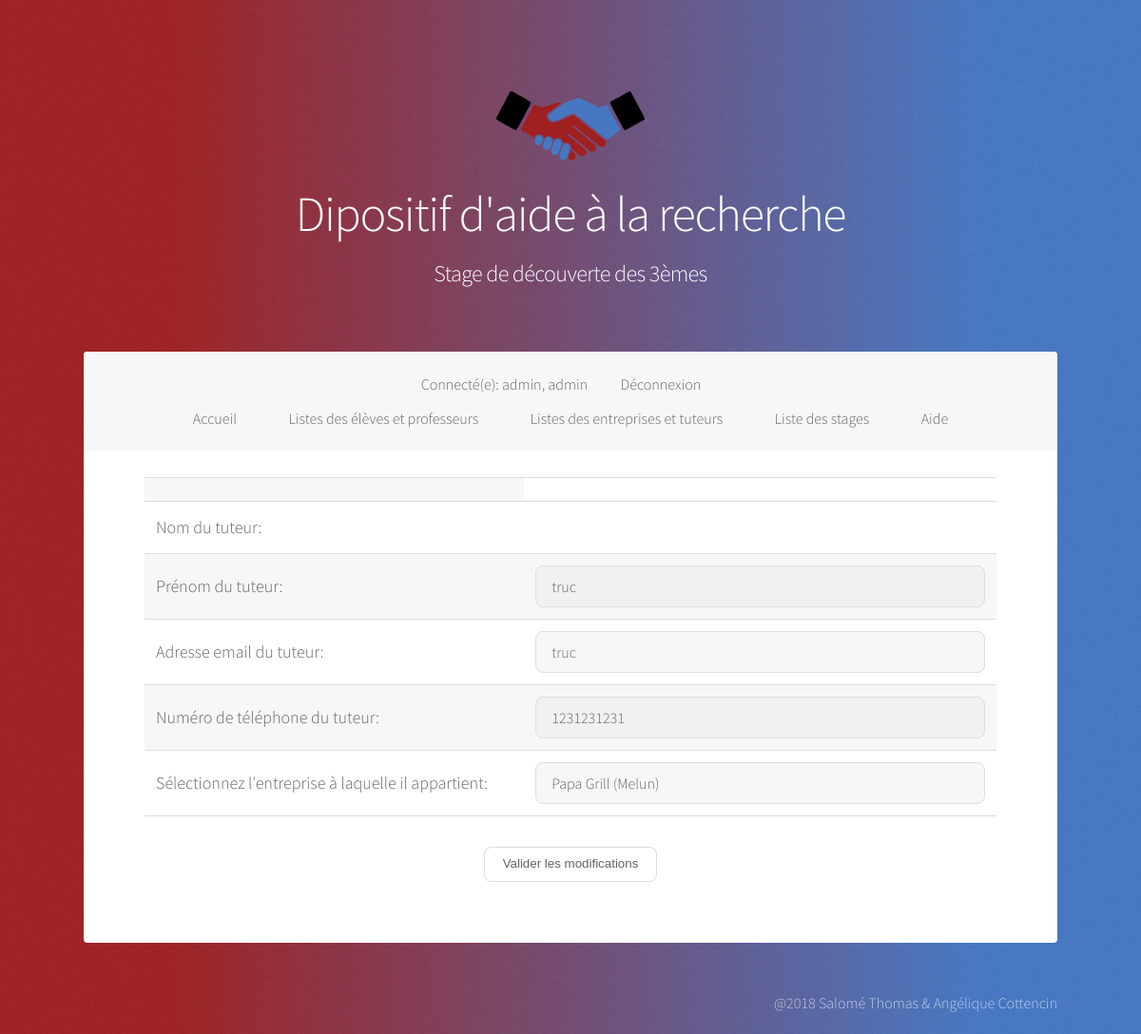
The page /Application/Stage/admin/modifTut.php?tut=1 (signed in) on the database its author committed.
### tables this page shows
CREATE TABLE `tuteur` (
  `idTuteur` int(200) NOT NULL,
  `nomTuteur` text,
  `prenomTuteur` text,
  `mailTuteur` text,
  `telTuteur` varchar(20) DEFAULT NULL,
  `idEntreprise` int(11) NOT NULL
);

CREATE TABLE `entreprise` (
  `idEntreprise` int(200) NOT NULL,
  `nomEntreprise` text,
  `villeEntreprise` text,
  `cpEntreprise` int(5) DEFAULT NULL,
  `adresseEntreprise` text,
  `mailEntreprise` text,
  `telEntreprise` varchar(20) DEFAULT NULL,
  `activiteEntreprise` text,
  `active` tinyint(1) DEFAULT '1'
);

### Application/Stage/models/fonctions.php (called while the page is built, shortened)
<?php
require_once('connect-db.php');
function entreprise_getByID($id) {
	global $pdo;
	$req = "SELECT * FROM entreprise e where e.idEntreprise=:id;";
	$query = $pdo->prepare ( $req );
	$query->bindValue ( ":id", $id, PDO::PARAM_INT );
	$query->execute ();
	return $query->fetch ();
}
function entreprise_getLabel($id) {
	$entreprise = entreprise_getByID ( $id );
	if ($entreprise != null) {
		return $entreprise->nomEntreprise . " (" . $entreprise->villeEntreprise.")";
	} else {
	}
}
function tuteur_getByID($idTuteur) {
	global $pdo;
	$req = "SELECT * FROM tuteur where idTuteur=:idTuteur;";
	$query = $pdo->prepare ( $req );
	$query->bindValue ( ":idTuteur", $idTuteur, PDO::PARAM_INT );
	$query->execute ();
	return $query->fetch ();
}
?>

### Application/Stage/admin/modifTut.php (the view, shortened to what this page needs)
<?php
if(($_SESSION['role'] == "prof")||($_SESSION['role'] == "admin")){
    ?>
    <!DOCTYPE HTML>
    <html>
    <head>
        <link rel="stylesheet" href="../assets/css/main.css" />
    </head>
	<?php
            require_once('../models/fonctions.php');
            $prenomTuteur = "";
            $mailTuteur = "";
            $telTuteur = "";
            $idEnt = "";
            if (isset ( $_GET ["tut"] )) {
                $unTuteur = tuteur_getByID ( $_GET ["tut"] );
                $id = $unTuteur->idTuteur;
                $prenomTuteur = $unTuteur->prenomTuteur;
                $mailTuteur = $unTuteur->mailTuteur;
                $telTuteur = $unTuteur->telTuteur;
                $idEnt = $unTuteur->idEntreprise;
            }
?>
	<body>
			<div id="wrapper">
					<header id="header" class="alt">
                        <div class="logo"><img src="./../images/logo.svg" alt="" /></div>
						<h1>Dipositif d'aide à la recherche</h1>
						<h2>Stage de découverte des 3èmes</h2>
					</header>
    <nav id="nav">
        <ul>
        <li>
        <?php
        $log = $_SESSION['login'];
        $role = $_SESSION['role'];
        print ("Connecté(e): $log, $role");
        ?>
        </li>
        <li><a href=./../deconnexion.php>Déconnexion</a></li>
    </ul>
    <ul>
    <li><a href=./../home.php>Accueil</a></li>
    <li><a href=listes.php>Listes des élèves et professeurs</a></li>
    <li><a href=listesBis.php>Listes des entreprises et tuteurs</a></li>
    <li><a href=listesStages.php>Liste des stages</a></li>
    <li><a href=./../aide.php>Aide</a></li>
    </ul>
    </nav>
					<div id="main">
							<section id="intro" class="main">
                            <form method="GET" action="modifTut.php">
                                <table class="table-condensed">
                                    <tr>
                                        <td><input type="hidden" name="tut" value="<?php echo $id ?>"></td>
                                    </tr>
                                    <tr>
                                        <td><font size=4>Nom du tuteur:</font></td>
                                        <td><font size=4
                                    </tr>
                                    <tr>
                                        <td><font size=4>Prénom du tuteur:</font></td>
                                        <td><font size=4><input type="text" name="prenomTuteur" value="<?php echo $prenomTuteur ?>"></font></td>
                                    </tr>
                                    <tr>
                                        <td><font size=4>Adresse email du tuteur:</font></td>
                                        <td><font size=4><input type="text" name="mailTuteur" value="<?php echo $mailTuteur ?>"></font></td>
                                        </td>
                                    </tr>
                                    <tr>
                                        <td><font size=4>Numéro de téléphone du tuteur:</font></td>
                                        <td><font size=4><input type="text" name="telTuteur" value="<?php echo $telTuteur ?>"></font></td>
                                    </tr>
                                    <tr>
                                    <td><font size=4>Sélectionnez l'entreprise à laquelle il appartient:</font></td>
                                    <td><font size=4>
                                        <select name="idEnt">
                                            <option value="<?php echo $idEnt ?>"> <?php echo entreprise_getLabel($idEnt)?></option>
                                        </select>
                                    </font></td>
                                </tr>
                                </table>
                                <center><button type="submit" name="update" class="btn btn-primary" id="update"> Valider les modifications </button></center>
                             </form>
							</section>
					</div>
					<footer id="footer">
						<section>
							@2018 Salomé Thomas & Angélique Cottencin
						</section>
					</footer>
			</div>
    </body>
</html>
<?php
}
else
{
    header ('location: ./erreur.php');
}
?>

### rows shown on the page
tuteur: prenomTuteur "truc", mailTuteur "truc", telTuteur "1231231231", idEnt "Papa Grill (Melun)"

### other values the page prints
$log "admin"
$role "admin"
